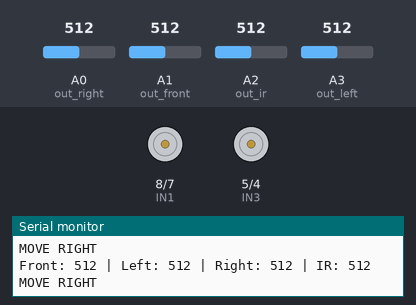
Recording of a sketch running on a simulated Arduino Uno, built with avr-gcc and run on an emulated ATmega328P. Parts: motor-driver pin pairs drawn as motors (green arrow = first pin HIGH = forward, orange = second pin HIGH = backward, longer = more drive, scaled by the enable pin), the last lines printed to the serial monitor. The test bench sets the inputs (shaded band); at power-on: A0 (out_right) = 512, A1 (out_front) = 512, A3 (out_left) = 512, A2 (out_ir) = 512.

Above: at 1.05 s.
1.3 s: A0 (out_right) set to 128
4.3 s: A0 (out_right) set to 115
At 5.5 s:
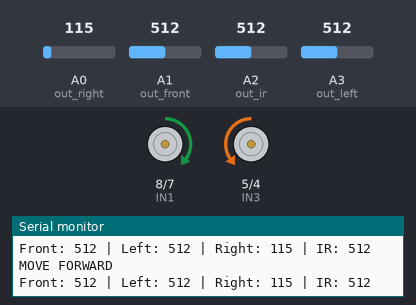
5.8 s: A1 (out_front) set to 133
7.3 s: A1 (out_front) set to 109
At 7.38 s:
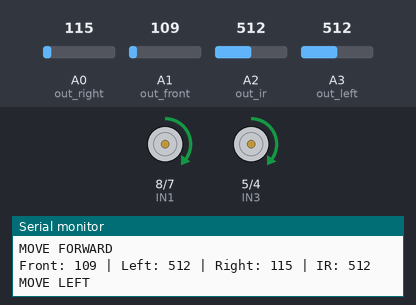
10.3 s: A3 (out_left) set to 163
13.3 s: A3 (out_left) set to 141
At 13.71 s:
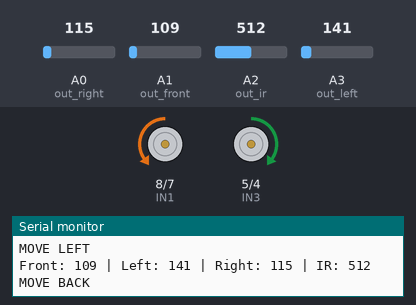
Timing chart, 0 to 17.3 s (numbered marks = the images above; inputs shaded):
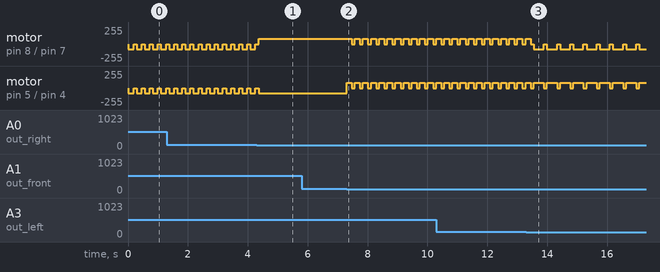

Measured:
- the behaviour switches between 121 and 120 on A0 (out_right) (found by bisection; images 0 and 1)
- the behaviour switches between 121 and 120 on A1 (out_front) (found by bisection; images 1 and 2)
- the behaviour switches between 151 and 150 on A3 (out_left) (found by bisection; images 2 and 3)
- after the input at 4.3 s, motor on pin 5 (IN3) / pin 4 (IN4): goes on until 4.4 s, then stays backward 80/255
- after the input at 7.3 s, motor on pin 8 (IN1) / pin 7 (IN2): alternates forward 80/255 for 0.17 s and stopped for 0.10 s, starting after 0.17 s; motor on pin 5 (IN3) / pin 4 (IN4): alternates forward 80/255 for 0.17 s and stopped for 0.10 s, starting at once
- after the input at 13.3 s, motor on pin 8 (IN1) / pin 7 (IN2): alternates backward 80/255 for 0.34 s and stopped for 0.10 s, starting after 0.25 s; motor on pin 5 (IN3) / pin 4 (IN4): alternates forward 80/255 for 0.34 s and stopped for 0.10 s, starting after 0.59 s
- by itself, motor on pin 8 (IN1) / pin 7 (IN2), motor on pin 5 (IN3) / pin 4 (IN4): alternates backward 80/255 for 0.17 s and stopped for 0.10 s

The sketch:

auto.ino
```cpp
#define ENA 9
#define IN1 8
#define IN2 7

#define ENB 3
#define IN3 5
#define IN4 4

#define out_front A1
#define out_left A3
#define out_right A0
#define out_ir A2          // ขาอนาล็อกของ IR sensor ที่ใช้วัดสีดำ (ปรับตามการต่อจริง)

#define SPEED 80
#define FRONT_THRESHOLD 120
#define LEFT_THRESHOLD  150
#define RIGHT_THRESHOLD 120
#define BLACK_THRESHOLD 200  // ค่าเกณฑ์สีดำ (เช็กค่าจริงจาก Serial Monitor แล้วปรับแก้)

#define TURN_TIME 170
#define BACK_TIME 340

bool robotStopped = false;

int readSensor(int pin) {
  return analogRead(pin);
}

void stopMotor() {
  analogWrite(ENA, 0);
  analogWrite(ENB, 0);

  digitalWrite(IN1, LOW);
  digitalWrite(IN2, LOW);
  digitalWrite(IN3, LOW);
  digitalWrite(IN4, LOW);
}

void haltRobot() {
  stopMotor();
  robotStopped = true;
  Serial.println("BLACK DETECTED - ROBOT STOPPED");
}

void forward() {
  digitalWrite(IN1, HIGH);
  digitalWrite(IN2, LOW);

  digitalWrite(IN3, LOW);
  digitalWrite(IN4, HIGH);

  analogWrite(ENA, SPEED);
  analogWrite(ENB, SPEED);
}

void backward() {
  digitalWrite(IN1, LOW);
  digitalWrite(IN2, HIGH);

  digitalWrite(IN3, HIGH);
  digitalWrite(IN4, LOW);

  analogWrite(ENA, SPEED);
  analogWrite(ENB, SPEED);
}

void turnRight() {
  stopMotor();

  digitalWrite(IN1, LOW);
  digitalWrite(IN2, HIGH);

  digitalWrite(IN3, LOW);
  digitalWrite(IN4, HIGH);

  analogWrite(ENA, SPEED);
  analogWrite(ENB, SPEED);

  delay(TURN_TIME);
  stopMotor();
}

void turnLeft() {
  stopMotor();

  digitalWrite(IN1, HIGH);
  digitalWrite(IN2, LOW);

  digitalWrite(IN3, HIGH);
  digitalWrite(IN4, LOW);

  analogWrite(ENA, SPEED);
  analogWrite(ENB, SPEED);

  delay(TURN_TIME);
  stopMotor();
}

void turnBack() {
  stopMotor();

  digitalWrite(IN1, LOW);
  digitalWrite(IN2, HIGH);

  digitalWrite(IN3, HIGH);
  digitalWrite(IN4, LOW);

  analogWrite(ENA, SPEED);
  analogWrite(ENB, SPEED);

  delay(BACK_TIME);
  stopMotor();
}

void setup() {
  Serial.begin(9600);

  pinMode(ENA, OUTPUT);
  pinMode(IN1, OUTPUT);
  pinMode(IN2, OUTPUT);

  pinMode(ENB, OUTPUT);
  pinMode(IN3, OUTPUT);
  pinMode(IN4, OUTPUT);

  pinMode(out_front, INPUT);
  pinMode(out_left, INPUT);
  pinMode(out_right, INPUT);
  pinMode(out_ir, INPUT);

  stopMotor();

  Serial.println("Maze Robot Started");
}

void loop() {
  if (robotStopped) {
    stopMotor();
    delay(100);
    return;
  }

  int front = readSensor(out_front);
  int left = readSensor(out_left);
  int right = readSensor(out_right);
  int irVal = readSensor(out_ir);

  bool blackDetected = irVal <= BLACK_THRESHOLD; // ถ้าเซนเซอร์คุณเจอสีดำแล้วค่า "สูงขึ้น" ให้เปลี่ยนเป็น >=

  Serial.print("Front: ");
  Serial.print(front);

  Serial.print(" | Left: ");
  Serial.print(left);

  Serial.print(" | Right: ");
  Serial.print(right);

  Serial.print(" | IR: ");
  Serial.println(irVal);

  if (blackDetected) {
    haltRobot();
    return;
  }

  bool wallFront = front <= FRONT_THRESHOLD;
  bool wallLeft = left <= LEFT_THRESHOLD;
  bool wallRight = right <= RIGHT_THRESHOLD;

  if (!wallRight) {
    Serial.println("MOVE RIGHT");
    turnRight();
  }
  else if (!wallFront) {
    Serial.println("MOVE FORWARD");
    forward();
  }
  else if (!wallLeft) {
    Serial.println("MOVE LEFT");
    turnLeft();
  }
  else {
    Serial.println("MOVE BACK");
    turnBack();
  }

  delay(100);
}
```
